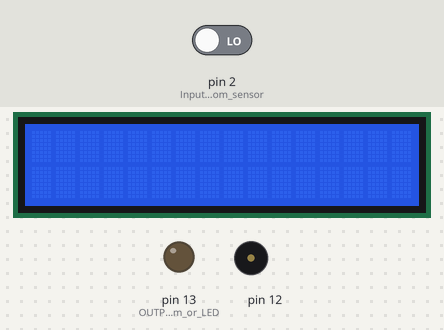
A sketch run on a simulated Arduino Uno, built with avr-gcc and run on an emulated ATmega328P. Shown: 16×2 character LCD, output pins drawn as LEDs (lit = HIGH), buzzer (waves = sounding). The test bench sets the inputs (shaded band); at power-on: pin 2 (Input_from_sensor) LOW. What the sketch prints to the serial monitor is not drawn.

Above: at 1.2 s.
1.3 s: pin 2 (Input_from_sensor) driven HIGH
At 2.7 s:
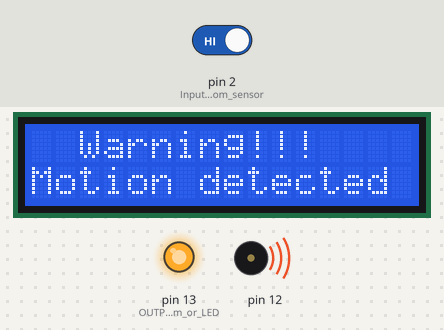
3.0 s: pin 2 (Input_from_sensor) driven LOW
At 3.7 s:
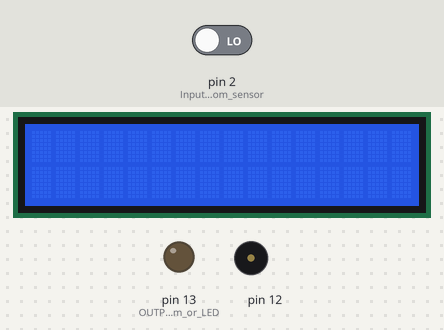
Timing chart, 0 to 6.0 s (numbered marks = the images above; inputs shaded):
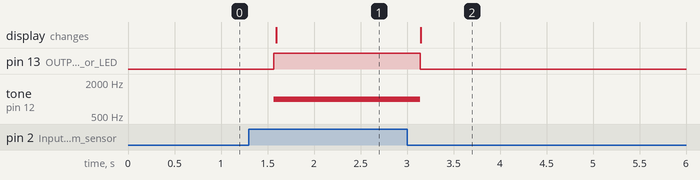

Measured:
- after the input at 1.3 s, pin 13 (OUTPUT_to_alarm_or_LED): LOW → HIGH after 0.27 s; tone on pin 12: silent → 1000 Hz after 0.27 s; the display: changes after 0.29 s (image 1)
- after the input at 3.0 s, pin 13 (OUTPUT_to_alarm_or_LED): HIGH → LOW after 0.14 s; tone on pin 12: 1000 Hz → silent after 0.14 s; the display: changes after 0.15 s (image 2)

The sketch:

Motion_Sensor.ino
```cpp
// Author: Dinh Quang Lam
// Work Unit: ĐA-CLC1-K64
// Created: 14-03-2022 -- Finished: 15-03-20022
//  Arduino process: Security System
// SisLab 2022
// Instructor: Dr.BDHieu


#include <LiquidCrystal_I2C.h>
LiquidCrystal_I2C lcd(0x27,16,2);
 int led = 13;
 int buzz = 12;

void setup() {
  Serial.begin(9600);// setup Serial Monitor to display information
  pinMode(2, INPUT);// Input from sensor
  pinMode(13, OUTPUT);// OUTPUT to alarm or LED
  lcd.init();
  lcd.backlight();
}

void loop() {
  int motion =digitalRead(2);
  if(motion){
    Serial.println("Motion detected");
    digitalWrite(13,HIGH);
    tone(12, 1000);
    lcd.display();
    lcd.setCursor(2,0); // dua con tro den 2->cot 3, 0->hang 1
    lcd.print("Warning!!!");
    lcd.setCursor(0,1);
    lcd.print("Motion detected");
  }else{
     Serial.println("===nothing moves");
     digitalWrite(13,LOW);
     noTone(12);
     lcd.noDisplay();//Xoá màn hình hiển thị
  }
  delay(500);

}
```
